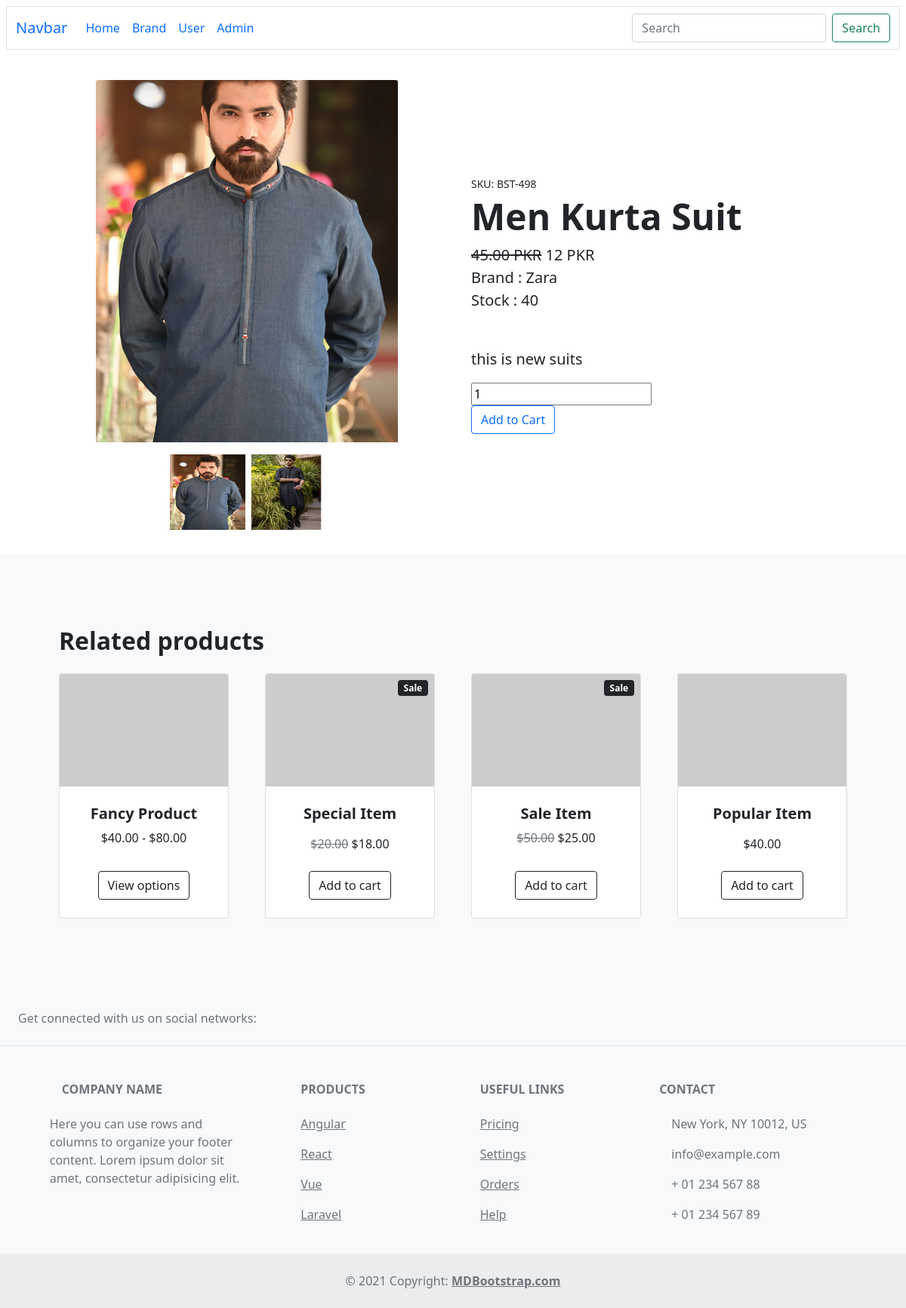
/get_single_product/men-kurta-suit, run on the app's committed database.
### app/models.py (models this page shows, shortened)
class PImage(models.Model):
    Product = models.ForeignKey(Product,on_delete=models.CASCADE)
    Product_Image = models.ImageField(upload_to='Product_Images/')
    def __str__(self):
        return self.Product.Product_Name

class Product(models.Model):
    Product_Name = models.CharField(max_length=40)
    Product_Price = models.CharField(max_length=20)
    Product_Category = models.CharField(max_length=20)
    Product_Description = models.TextField(max_length=50)
    Product_Stock = models.IntegerField(default=0)
    slug = models.SlugField(unique=True, null=True, blank=True)
    Product_Brand = models.ForeignKey(Brand, on_delete=models.CASCADE)

class Brand(models.Model):
    Brand_id = models.AutoField
    Brand_Name = models.CharField(max_length=20)
    Brand_Email = models.EmailField(null=True)
    Brand_Password = models.CharField(max_length=20,null=True)
    Brand_Address = models.TextField(null=True)
    Brand_City = models.CharField(max_length=25,null=True)
    Brand_State = models.CharField(max_length=20,null=True)
    Brand_Zip = models.CharField(max_length=15,null=True)
    Brands_Logo = models.ImageField(upload_to='Brands_Logo/',null=True)
    def __str__(self):
        return self.Brand_Name

### app/views.py (the view)
# urls.py: path('get_single_product/<slug>',views.get_single_product,name='get_single_product'),
def get_single_product(request,slug):
    product = Product.objects.get(slug=slug)
    FImage = PImage.objects.filter(Product=product).first
    productsImages = PImage.objects.filter(Product=product)
    print(productsImages)
    context = {'product': product, 'FeaturedImage': FImage, 'images': productsImages}
    return render(request, 'single_product.html', context=context)

### app/templates/single_product.html (shortened to what this page needs)
{% extends 'base.html' %}
{% block main_content %}
        <section class="py-3">
            <div class="container px-4 px-lg-5 my-3">
                <div class="row gx-4 gx-lg-5 align-items-center">
                    <div class="col-md-6 text-center">
                        <img class="card-img-top mb-5 mb-md-0" style="height: 30rem;width: 25rem; object-fit: cover" src="/media/{{FeaturedImage.Product_Image}}" alt="..." />
                        <div class="thumbs-wrap mt-3">
                          {% for image in images %}
                          <a href="#" class="item-thumb"> <img src="/media/{{image.Product_Image}}"  width="100" height="100"></a>
                          {% endfor %}
                        </div>
                    </div>
                    <div class="col-md-6">
                        <div class="small mb-1">SKU: BST-498</div>
                        <h1 class="display-5 fw-bolder">{{ product.Product_Name }}</h1>
                        <div class="fs-5 mb-5">
                            <span class="text-decoration-line-through">45.00 PKR</span>
                            <span>{{ product.Product_Price }} PKR</span><br>
                            <span>Brand : {{ product.Product_Brand }}</span><br>
                            <span>Stock : {{ product.Product_Stock }}</span>
                        </div>
                        <p class="lead">{{ product.Product_Description }}</p>
                        <form method="post" action="/add_to_cart/">
                            <div class="field has-addons flex">
                                <div class="control">
                                    <input type="number" name="quantity" value="1" class="input" min="1" id="">
                                </div>
                                <div class="control">
                                    <button class="btn  btn-outline-primary">Add to Cart</button>
                                </div>
                            </div>
                        </form>
                    </div>
                </div>
            </div>
        </section>
        <section class="py-5 bg-light">
            <div class="container px-4 px-lg-5 mt-5">
                <h2 class="fw-bolder mb-4">Related products</h2>
                <div class="row gx-4 gx-lg-5 row-cols-2 row-cols-md-3 row-cols-xl-4 justify-content-center">
                    <div class="col mb-5">
                        <div class="card h-100">
                            <img class="card-img-top" src="https://dummyimage.com/450x300/dee2e6/6c757d.jpg" alt="..." />
                            <div class="card-body p-4">
                                <div class="text-center">
                                    <h5 class="fw-bolder">Fancy Product</h5>
                                    $40.00 - $80.00
                                </div>
                            </div>
                            <div class="card-footer p-4 pt-0 border-top-0 bg-transparent">
                                <div class="text-center"><a class="btn btn-outline-dark mt-auto" href="#">View options</a></div>
                            </div>
                        </div>
                    </div>
                    <div class="col mb-5">
                        <div class="card h-100">
                            <div class="badge bg-dark text-white position-absolute" style="top: 0.5rem; right: 0.5rem">Sale</div>
                            <img class="card-img-top" src="https://dummyimage.com/450x300/dee2e6/6c757d.jpg" alt="..." />
                            <div class="card-body p-4">
                                <div class="text-center">
                                    <h5 class="fw-bolder">Special Item</h5>
                                    <span class="text-muted text-decoration-line-through">$20.00</span>
                                    $18.00
                                </div>
                            </div>
                            <div class="card-footer p-4 pt-0 border-top-0 bg-transparent">
                                <div class="text-center"><a class="btn btn-outline-dark mt-auto" href="#">Add to cart</a></div>
                            </div>
                        </div>
                    </div>
                    <div class="col mb-5">
                        <div class="card h-100">
                            <div class="badge bg-dark text-white position-absolute" style="top: 0.5rem; right: 0.5rem">Sale</div>
                            <img class="card-img-top" src="https://dummyimage.com/450x300/dee2e6/6c757d.jpg" alt="..." />
                            <div class="card-body p-4">
                                <div class="text-center">
                                    <h5 class="fw-bolder">Sale Item</h5>
                                    <span class="text-muted text-decoration-line-through">$50.00</span>
                                    $25.00
                                </div>
                            </div>
                            <div class="card-footer p-4 pt-0 border-top-0 bg-transparent">
                                <div class="text-center"><a class="btn btn-outline-dark mt-auto" href="#">Add to cart</a></div>
                            </div>
                        </div>
                    </div>
                    <div class="col mb-5">
                        <div class="card h-100">
                            <img class="card-img-top" src="https://dummyimage.com/450x300/dee2e6/6c757d.jpg" alt="..." />
                            <div class="card-body p-4">
                                <div class="text-center">
                                    <h5 class="fw-bolder">Popular Item</h5>
                                    $40.00
                                </div>
                            </div>
                            <div class="card-footer p-4 pt-0 border-top-0 bg-transparent">
                                <div class="text-center"><a class="btn btn-outline-dark mt-auto" href="#">Add to cart</a></div>
                            </div>
                        </div>
                    </div>
                </div>
            </div>
        </section>
{% endblock main_content %}

### data on the page
PImage: Product_Image (picture)
PImage: Product_Image (picture)
Product: Product_Name "Men Kurta Suit", Product_Price "12", Product_Brand "Zara", Product_Stock "40", Product_Description "this is new suits"
